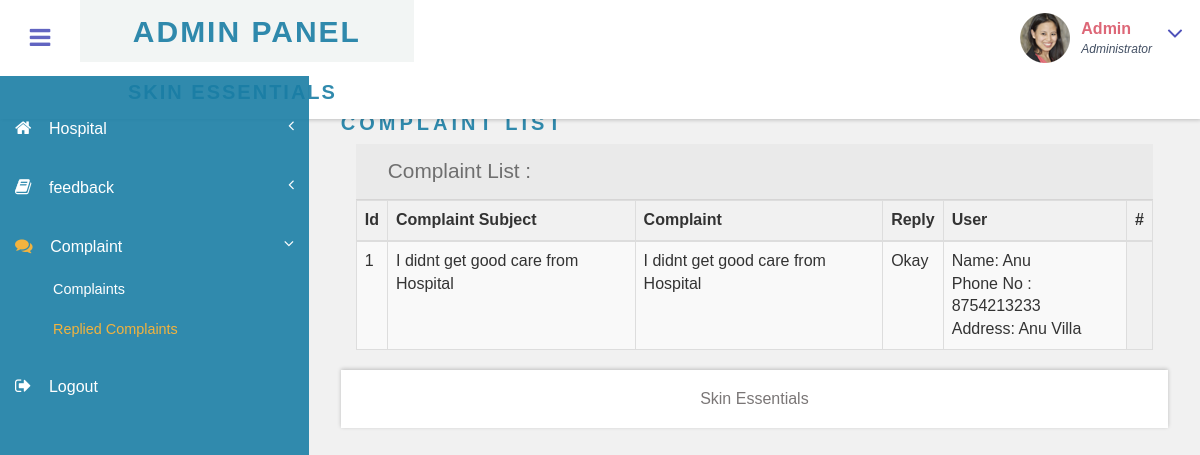
The app's page /Admin/replied_complaints.php (signed in) with its own data.
### tables this page shows
CREATE TABLE `tbl_complaint` (
  `complaint_id` int(11) NOT NULL,
  `complaint_subject` varchar(50) NOT NULL,
  `complaint` varchar(150) NOT NULL,
  `user_login_id` int(11) NOT NULL,
  `reply` varchar(50) NOT NULL
);

CREATE TABLE `tbl_patient` (
  `patient_id` int(11) NOT NULL,
  `login_id` int(11) NOT NULL,
  `patient_name` varchar(50) DEFAULT NULL,
  `phone_number` bigint(20) DEFAULT NULL,
  `Address` longtext NOT NULL,
  `place` varchar(50) DEFAULT NULL,
  `dob` date NOT NULL,
  `entry_date` timestamp NOT NULL DEFAULT current_timestamp(),
  `district_id` int(11) NOT NULL
);

### Admin/replied_complaints.php (the view, shortened to what this page needs)
<?php include("header.php") ?>
<div id="page-wrapper">
    <div class="main-page">
        <div class="forms">
            <h3 class="title1">Complaint List</h3>
            <div class="col-sm-12" style="margin-top: 10px;">
    <div class="form-title">
                    <h4>Complaint List :</h4>
                </div>
                <?php
           include("../db.php");
             $qt=  mysqli_query($con,"select * from tbl_complaint join tbl_patient on tbl_complaint.user_login_id = tbl_patient.login_id where tbl_complaint.reply!=''");
             $n=mysqli_num_rows($qt);
         if($n>0)
              {
                $count=1;
                ?>
               <table class="table table-striped table-bordered">
        <thead><th>Id</th><th>Complaint Subject</th><th>Complaint</th><th>Reply</th><th>User</th><th>#</th></thead>
<?php
                  while ($rt=  mysqli_fetch_array($qt))
                                                {
                                                        ?>
                    <tr>
                                              <td><?php echo $count;?></td>
                                                <td><?php echo $rt['complaint_subject'];?></td>
                                                <td><?php echo $rt['complaint'];?></td>
                                                <td><?php echo $rt['reply'];?></td>
                                                <td>Name: <?php echo $rt['patient_name'];?><br>
                                                Phone No : <?php echo $rt['phone_number'];?><br>
                                                Address: <?php echo $rt['Address'];?><br>
                                              </td>
                    </tr>
                   <?php
                  $count++;
                  } ?>
                    </table>
                  <?php }
                  else{
                  ?>
                    <div class="alert alert-success"> No List Available</div>
                  <?php } ?>
            </div>
            <div class="row">
        </div>
    </div>
</div>
<?php include("footer.php") ?>

### assets/assets_admin/css/style.css (style rules this page uses)
h4, h5, h6, h1, h2, h3 { margin: 0; }
html, body { font-family:'Franklin Gothic Medium', 'Arial Narrow', Arial, sans-serif; font-size: 100%; overflow-x: hidden; background: #fff; }
h1,h2,h3,h4,h5,h6 { margin:0; }
.cbp-spmenu-push { overflow-x: hidden; position: relative; }
.cbp-spmenu, .cbp-spmenu-push { -webkit-transition: all 0.3s ease; -moz-transition: all 0.3s ease; transition: all 0.3s ease; }
.cbp-spmenu-push div#page-wrapper { margin: 0 0 0 19.3em; transition:.5s all; -webkit-transition:.5s all; -moz-transition:.5s all; }
.charts,.row { margin: 2em 0 0; }
h3.title1 { font-size:20px; color: #197da4e5; letter-spacing: 4px; font-weight: bold; text-transform: uppercase; margin-bottom: 0.8em; }
.table > thead > tr > th, .table > tbody > tr > th, .table > tfoot > tr > th, .table > thead > tr > td, .table > tbody > tr > td, .table > tfoot > tr > td { border-top: none; }
.forms h3.title1 { margin-bottom:0; }
.forms h4 { font-size: 1.3em; color: #6F6F6F; }
.form-title { padding: 1em 2em; background-color: #EAEAEA; border-bottom: 1px solid #D6D5D5; }

### assets/assets_admin/css/custom.css (style rules this page uses)
#page-wrapper { padding:7em 2em 2.5em; background-color: #F1F1F1; }

### records on screen
tbl_complaint: complaint_subject "I didnt get good care from Hospital", complaint "I didnt get good care from Hospital", reply "Okay", tbl_patient.patient_name "Anu", tbl_patient.phone_number "8754213233", tbl_patient.Address "Anu Villa"
